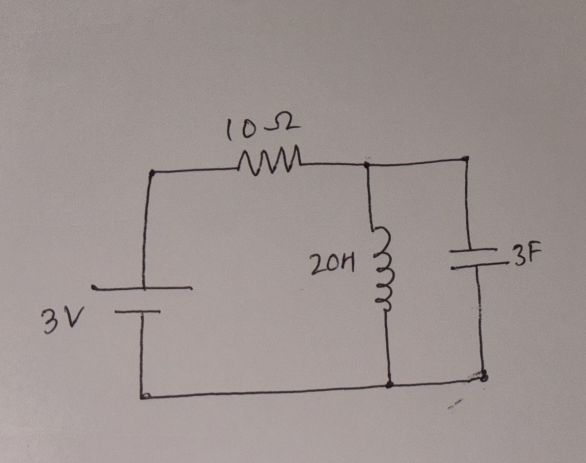
#> input picture Imgtotest.jpg, 1171 x 926 px, found by its file name (shown at 1/2 size)
$ jupyter execute --allow-errors Horandvert.ipynb
#> lines starting #> are read from the running program, lines starting #| are printed output that depends on the picture; after the words box and inside, x2 and y2 are one past the last pixel; in counts of white or black regions, pixels touching at a corner belong together
[cell 1]
# Import Required Libraries
import cv2
import numpy as np
import matplotlib.pyplot as plt
from skimage import feature
import os
from PIL import Image
import math

print("All libraries imported successfully!")
print(f"OpenCV version: {cv2.__version__}")
print(f"NumPy version: {np.__version__}")

[cell 2]
from skimage.morphology import skeletonize

[cell 3]
img = cv2.imread('/Users/mac/Downloads/LineDetection/Imgtotest.jpg', 0)

[cell 4]
ret_otsu, thresh_otsu = cv2.threshold(img, 0, 255, cv2.THRESH_BINARY + cv2.THRESH_OTSU)
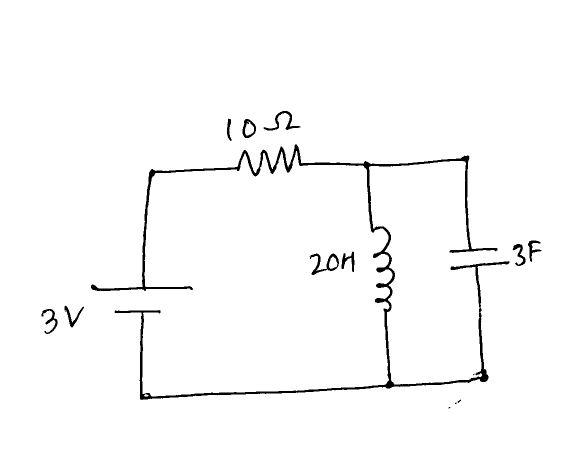
#> thresh_otsu: shape (926, 1171) (shown at 1/2 size); 98% white; 14 black regions (3 under 20 px), largest, box (x1, y1, x2, y2) and area: (182, 289, 1019, 800) 17246, (619, 507, 678, 550) 732, (527, 222, 601, 261) 620
#> ret_otsu = 105

[cell 5]
invertedopened = cv2.bitwise_not(thresh_otsu)
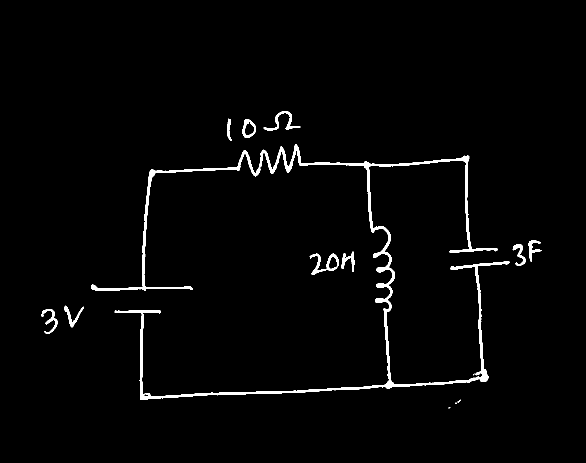
#> invertedopened: shape (926, 1171) (shown at 1/2 size); 2% white; 14 white regions (3 under 20 px), largest, box (x1, y1, x2, y2) and area: (182, 289, 1019, 800) 17246, (619, 507, 678, 550) 732, (527, 222, 601, 261) 620


skeleton = skeletonize(invertedopened / 255)
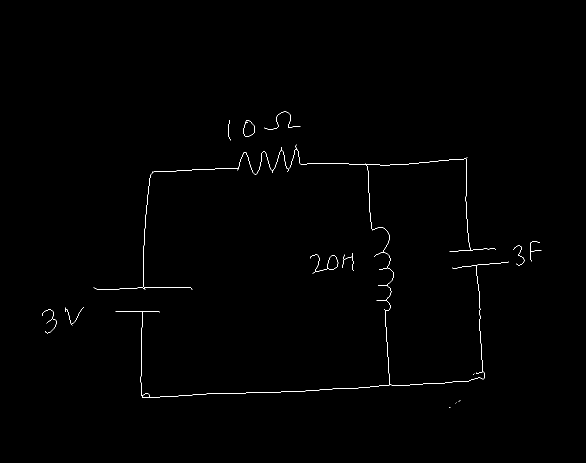
#> skeleton: shape (926, 1171) bool (shown at 1/2 size); 0.39% white in thin lines or dots, all inside (x1, y1, x2, y2) = (84, 223, 1083, 816)

skeleton_img = (skeleton * 255).astype(np.uint8)

# --- Display Skeletonization Result ---
plt.figure(figsize=(12, 6))

plt.subplot(1, 2, 1)
plt.imshow(thresh_otsu, cmap='gray')
plt.title('Before Skeletonization')
plt.axis('off')

plt.subplot(1, 2, 2)
plt.imshow(skeleton_img, cmap='gray')
plt.title('After Skeletonization')
plt.axis('off')

plt.tight_layout()
plt.show()
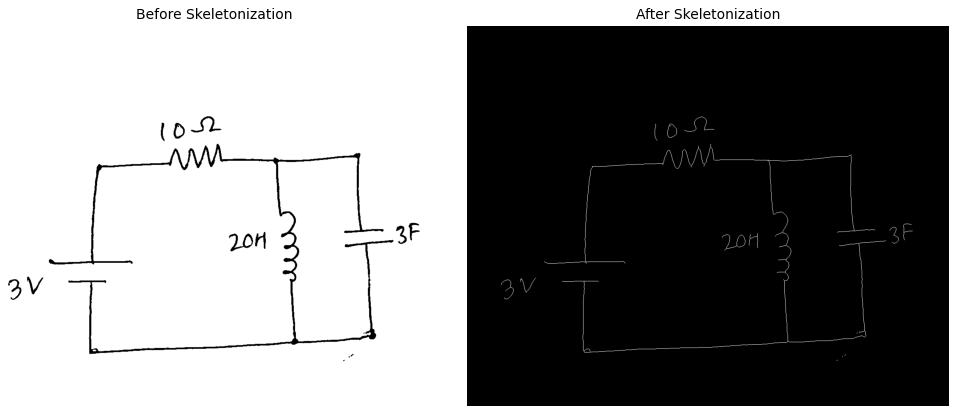
#> figure drawn by matplotlib, 2 panels

print("Skeletonization complete. The skeleton represents the centerline of the strokes.")

cv2.imwrite("/Users/mac/Downloads/LineDetection/HorandVertNewMethod/skeleton_img.png", skeleton_img)
#> Out = True

[cell 6]
import cv2
import matplotlib.pyplot as plt

def remove_components(image, label_path):
    # 1. FORCE GRAYSCALE (Black and White)
    # If the image has 3 channels (BGR/RGB), convert to 1 channel (Grayscale)
    if len(image.shape) == 3:
        cleaned_img = cv2.cvtColor(image, cv2.COLOR_BGR2GRAY)
    else:
        cleaned_img = image.copy()

    # Get image dimensions
    img_h, img_w = cleaned_img.shape[:2]

    # 2. DEFINE ERASER FOR GRAYSCALE
    # For single channel images, Black is just 0 (scalar), not a tuple (0,0,0)
    ERASER_COLOR = 0

    try:
        with open(label_path, 'r') as f:
            lines = f.readlines()

        print(f"Processing {len(lines)} lines from file...")

        removed_count = 0

        for line in lines:
            parts = line.strip().split()
            if not parts: continue

            class_id = int(parts[0])

            # LOGIC: If it is NOT a junction (1), remove it
            if class_id != 1:
                # Parse normalized coordinates (0 to 1)
                x_center, y_center = float(parts[1]), float(parts[2])
                box_w, box_h = float(parts[3]), float(parts[4])

                # Convert to pixel coordinates
                x1 = int((x_center - box_w / 2) * img_w)
                y1 = int((y_center - box_h / 2) * img_h)
                x2 = int((x_center + box_w / 2) * img_w)
                y2 = int((y_center + box_h / 2) * img_h)

                # Clip coordinates
                x1, y1 = max(0, x1), max(0, y1)
                x2, y2 = min(img_w, x2), min(img_h, y2)

                # Draw filled black rectangle
                cv2.rectangle(cleaned_img, (x1, y1), (x2, y2), ERASER_COLOR, thickness=-1)

                removed_count += 1

        print(f"Successfully removed {removed_count} components. Kept Junctions.")
        return cleaned_img

    except FileNotFoundError:
        print(f"Error: The file {label_path} was not found.")
        return image

# --- EXECUTION ---

txt_path = '/Users/mac/Downloads/LineDetection/Imgtotest.txt'

# Assumes 'skeleton_img' is already loaded
if 'skeleton_img' in locals():
    # Run the removal (Returns a Grayscale image)
    final_skeleton = remove_components(skeleton_img, txt_path)
#> (reads Imgtotest.txt from the repository)
#> after the loop in remove_components, `for line in lines:`:
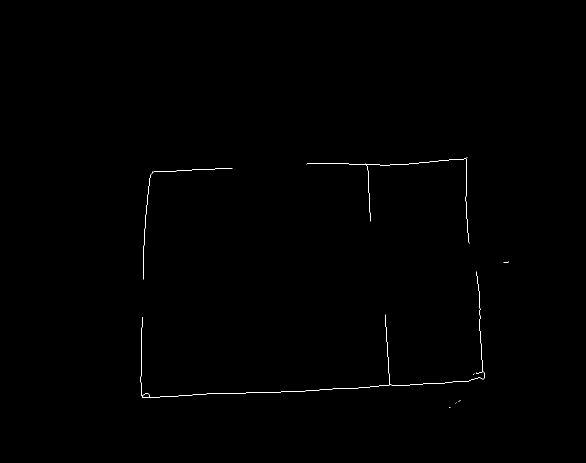
#> cleaned_img: shape (926, 1171) (shown at 1/2 size); 0.21% white in thin lines or dots, all inside (x1, y1, x2, y2) = (281, 315, 1018, 816)
#> after the loop in remove_components, `for line in lines:`: removed_count = 8
#| Successfully removed 8 components. Kept Junctions.

    # 3. Show Result in Black and White
    plt.figure(figsize=(10, 10))

    # 'cmap="gray"' ensures it interprets the values as Black/White
    # 'vmin=0, vmax=255' ensures strictly black (0) to white (255) contrast
    plt.imshow(final_skeleton, cmap='gray', vmin=0, vmax=255)

    plt.title("Skeleton (Black & White) - Components Removed")
    plt.axis('off')
    plt.show()

    # Save the result as a proper grayscale PNG
    # cv2.imwrite("clean_skeleton_bw.png", final_skeleton)

else:
    print("Please load 'skeleton_img' first.")

[cell 7]
def process_circuit_wires(skeleton_img_data, label_file_path):
    # 1. Get Dimensions based on the image itself
    img_h, img_w = skeleton_img_data.shape[:2]
    print(f"Processing Image: {img_w}x{img_h}")

    if not os.path.exists(label_file_path):
        print(f"Error: File not found at {label_file_path}")
        return []

    # 2. Read Junctions (Class 1 only)
    junctions = []
    with open(label_file_path, 'r') as f:
        for line in f:
            parts = line.strip().split()
            if not parts or int(parts[0]) != 1: continue
            # De-normalize coordinates
            norm_x, norm_y = float(parts[1]), float(parts[2])
            junctions.append((norm_x * img_w, norm_y * img_h))

    print(f"Found {len(junctions)} junctions to analyze.")

    # 3. Geometric Helper Functions
    def get_orientation(p1, p2):
        dx, dy = p2[0] - p1[0], p2[1] - p1[1]
        if dx == 0: return "VERTICAL"
        angle = math.degrees(math.atan2(dy, dx)) % 360
        # 10% tolerance zones (~18 degrees)
        if (0 <= angle <= 18) or (342 <= angle <= 360) or (162 <= angle <= 198): return "HORIZONTAL"
        if (72 <= angle <= 108) or (252 <= angle <= 288): return "VERTICAL"
        return None

    def snap(val): return round(val / 16) * 16

    # 4. Pairwise Analysis, Alignment, and Snapping
    valid_wires = []
    for i, p1 in enumerate(junctions):
        for p2 in junctions[i+1:]:
            ort = get_orientation(p1, p2)
            if ort:
                if ort == "HORIZONTAL":
                    avg_y = (p1[1] + p2[1]) / 2
                    s, e = (p1[0], avg_y), (p2[0], avg_y)
                else: # VERTICAL
                    avg_x = (p1[0] + p2[0]) / 2
                    s, e = (avg_x, p1[1]), (avg_x, p2[1])

                # Snap and ensure integers for drawing later
                final_s = (int(snap(s[0])), int(snap(s[1])))
                final_e = (int(snap(e[0])), int(snap(e[1])))

                if final_s != final_e:
                    valid_wires.append({'start': final_s, 'end': final_e, 'type': ort})
    return valid_wires


# [34 lines left out: function draw_results, not called in this run]


#> (the rest of this cell did not finish here and is left out)

#| Processing Image: 1171x926
#| Found 6 junctions to analyze.
#> `detected_wires = process_circuit_wires(final_skeleton, txt_path)`: detected_wires = 9 items

    # 2. Visualize
    draw_results(display_img, detected_wires)

[cell 8]
import math
import cv2
import numpy as np
import os
import matplotlib.pyplot as plt


def process_circuit_wires(skeleton_img_data, label_file_path):
    # Get Dimensions based on the image itself
    img_h, img_w = skeleton_img_data.shape[:2]
    print(f"Processing Image: {img_w}x{img_h}")

    if not os.path.exists(label_file_path):
        print(f"Error: File not found at {label_file_path}")
        return []

    # Read Junctions (Class 1 only)
    junctions = []
    with open(label_file_path, 'r') as f:
        for line in f:
            parts = line.strip().split()
            if not parts or int(parts[0]) != 1: continue
            # De-normalize coordinates
            norm_x, norm_y = float(parts[1]), float(parts[2])
            junctions.append((norm_x * img_w, norm_y * img_h))

    print(f"Found {len(junctions)} junctions to analyze.")

    # Geometric Helper Functions
    def get_orientation(p1, p2):
        dx, dy = p2[0] - p1[0], p2[1] - p1[1]
        if dx == 0: return "VERTICAL"
        angle = math.degrees(math.atan2(dy, dx)) % 360
        # 10% tolerance zones (~18 degrees)
        if (0 <= angle <= 18) or (342 <= angle <= 360) or (162 <= angle <= 198): return "HORIZONTAL"
        if (72 <= angle <= 108) or (252 <= angle <= 288): return "VERTICAL"
        return None

    def snap(val): return round(val / 16) * 16

    # Pairwise Analysis, Alignment, and Snapping
    valid_wires = []
    for i, p1 in enumerate(junctions):
        for p2 in junctions[i+1:]:
            ort = get_orientation(p1, p2)
            if ort:
                if ort == "HORIZONTAL":
                    avg_y = (p1[1] + p2[1]) / 2
                    s, e = (p1[0], avg_y), (p2[0], avg_y)
                else: # VERTICAL
                    avg_x = (p1[0] + p2[0]) / 2
                    s, e = (avg_x, p1[1]), (avg_x, p2[1])

                # Snap and ensure integers for drawing later
                final_s = (int(snap(s[0])), int(snap(s[1])))
                final_e = (int(snap(e[0])), int(snap(e[1])))

                if final_s != final_e:
                    valid_wires.append({'start': final_s, 'end': final_e, 'type': ort})
    return valid_wires

def draw_results(original_img_data, wires_list):
    h, w = original_img_data.shape[:2]

    # Create Blank Sheet (Black background)
    blank_sheet = np.zeros((h, w, 3), dtype=np.uint8)

    # Create Overlay (Handle Grayscale or Color input)
    if len(original_img_data.shape) == 2:
        overlay_img = cv2.cvtColor(original_img_data, cv2.COLOR_GRAY2BGR)
    else:
        overlay_img = original_img_data.copy()

    # Define Colors (BGR format)
    HORIZ_COLOR = (0, 255, 0)   # Green
    VERT_COLOR = (0, 0, 255)    # Red
    TEXT_COLOR = (255, 255, 255)
    THICKNESS = 1

    for wire in wires_list:
        pt1 = wire['start']
        pt2 = wire['end']
        color = HORIZ_COLOR if wire['type'] == "HORIZONTAL" else VERT_COLOR

        # Draw lines
        cv2.line(blank_sheet, pt1, pt2, color, THICKNESS)
        cv2.line(overlay_img, pt1, pt2, color, THICKNESS)

        # Draw circles
        cv2.circle(overlay_img, pt1, 3, color, -1)
        cv2.circle(overlay_img, pt2, 3, color, -1)
        cv2.circle(blank_sheet, pt1, 3, color, -1)
        cv2.circle(blank_sheet, pt2, 3, color, -1)

        # Draw Text Coordinates
        font = cv2.FONT_HERSHEY_SIMPLEX
        font_scale = 0.3
        text_pt1 = f"{pt1}"
        text_pt2 = f"{pt2}"

        cv2.putText(blank_sheet, text_pt1, (pt1[0]+5, pt1[1]-5), font, font_scale, TEXT_COLOR, 1)
        cv2.putText(blank_sheet, text_pt2, (pt2[0]+5, pt2[1]-5), font, font_scale, TEXT_COLOR, 1)
        cv2.putText(overlay_img, text_pt1, (pt1[0]+5, pt1[1]-5), font, font_scale, TEXT_COLOR, 1)
        cv2.putText(overlay_img, text_pt2, (pt2[0]+5, pt2[1]-5), font, font_scale, TEXT_COLOR, 1)

    # Save results
    output_dir = "/Users/mac/Downloads/LineDetection/HorandVertNewMethod/"
    if not os.path.exists(output_dir):
        os.makedirs(output_dir)

    cv2.imwrite(output_dir + "output_blank_sheet.png", blank_sheet)
    cv2.imwrite(output_dir + "output_overlay.png", overlay_img)
    print("Successfully saved images to:", output_dir)


if __name__ == "__main__":
    txt_path = "/Users/mac/Downloads/LineDetection/Imgtotest.txt"

    # NOTE: 'final_skeleton' must be loaded in your environment from the previous step.
    # If starting fresh, uncomment the line below:
    # final_skeleton = cv2.imread("/path/to/your/cleaned_skeleton.png", cv2.IMREAD_GRAYSCALE)

    if 'final_skeleton' in locals():

        # 1. Process
        detected_wires = process_circuit_wires(final_skeleton, txt_path)
#| Processing Image: 1171x926
#| Found 6 junctions to analyze.

        # 2. PRINT COORDINATES TO TERMINAL
        print("\n" + "="*40)
        print("       DETECTED WIRE COORDINATES")
        print("="*40)

        for i, wire in enumerate(detected_wires):
            w_type = wire['type']
            start = wire['start']
            end = wire['end']
            print(f"Wire {i+1} [{w_type}]: {start} --> {end}")
#> this loop made 9 passes
#> (w_type, start, end) on passes 1 to 8: ('VERTICAL', (752, 768), (752, 336)), ('HORIZONTAL', (784, 784), (288, 784)), ('HORIZONTAL', (784, 752), (976, 752)), ('HORIZONTAL', (928, 320), (736, 320)), ('HORIZONTAL', (928, 336), (304, 336)), ('VERTICAL', (944, 320), (944, 752)), ('HORIZONTAL', (736, 336), (304, 336)), ('VERTICAL', (288, 800), (288, 352))
#> (printed output is left out)

        print("="*40 + "\n")

        # 3. Visualize (Draw and Save)
        draw_results(final_skeleton, detected_wires)
#> the loop in draw_results, `for wire in wires_list:` made 9 passes
#> (color, text_pt1, text_pt2) on passes 1 to 8: ((0, 0, 255), '(752, 768)', '(752, 336)'), ((0, 255, 0), '(784, 784)', '(288, 784)'), ((0, 255, 0), '(784, 752)', '(976, 752)'), ((0, 255, 0), '(928, 320)', '(736, 320)'), ((0, 255, 0), '(928, 336)', '(304, 336)'), ((0, 0, 255), '(944, 320)', '(944, 752)'), ((0, 255, 0), '(736, 336)', '(304, 336)'), ((0, 0, 255), '(288, 800)', '(288, 352)')
#> after the loop in draw_results, `for wire in wires_list:`:
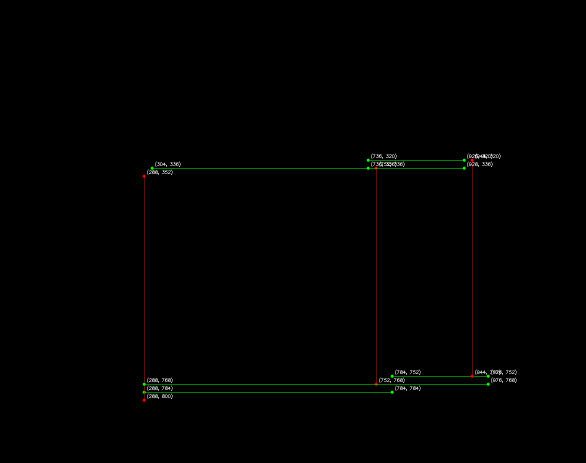
#> blank_sheet: shape (926, 1171, 3) (shown at 1/2 size); mean B, G, R 0.5, 1.1, 0.8
#> (the rest of the program and of its run is left out)
